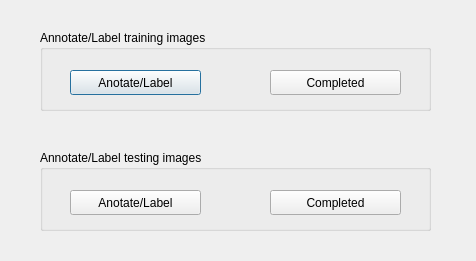
<?xml version="1.0" encoding="UTF-8"?>
<ui version="4.0">
 <class>Dialog</class>
 <widget class="QDialog" name="Dialog">
  <property name="geometry">
   <rect>
    <x>0</x>
    <y>0</y>
    <width>476</width>
    <height>261</height>
   </rect>
  </property>
  <property name="font">
   <font>
    <family>Arial</family>
    <pointsize>9</pointsize>
   </font>
  </property>
  <property name="windowTitle">
   <string>Dialog</string>
  </property>
  <widget class="QGroupBox" name="groupBox">
   <property name="geometry">
    <rect>
     <x>40</x>
     <y>30</y>
     <width>391</width>
     <height>81</height>
    </rect>
   </property>
   <property name="title">
    <string>Annotate/Label training images</string>
   </property>
   <widget class="QPushButton" name="labelTrain">
    <property name="geometry">
     <rect>
      <x>30</x>
      <y>40</y>
      <width>131</width>
      <height>25</height>
     </rect>
    </property>
    <property name="text">
     <string>Anotate/Label</string>
    </property>
   </widget>
   <widget class="QPushButton" name="completeTrain">
    <property name="geometry">
     <rect>
      <x>230</x>
      <y>40</y>
      <width>131</width>
      <height>25</height>
     </rect>
    </property>
    <property name="text">
     <string>Completed</string>
    </property>
   </widget>
  </widget>
  <widget class="QGroupBox" name="groupBox_2">
   <property name="geometry">
    <rect>
     <x>40</x>
     <y>150</y>
     <width>391</width>
     <height>81</height>
    </rect>
   </property>
   <property name="title">
    <string>Annotate/Label testing images</string>
   </property>
   <widget class="QPushButton" name="labelTest">
    <property name="geometry">
     <rect>
      <x>30</x>
      <y>40</y>
      <width>131</width>
      <height>25</height>
     </rect>
    </property>
    <property name="text">
     <string>Anotate/Label</string>
    </property>
   </widget>
   <widget class="QPushButton" name="completeTest">
    <property name="geometry">
     <rect>
      <x>230</x>
      <y>40</y>
      <width>131</width>
      <height>25</height>
     </rect>
    </property>
    <property name="text">
     <string>Completed</string>
    </property>
   </widget>
  </widget>
 </widget>
 <resources/>
 <connections/>
</ui>
